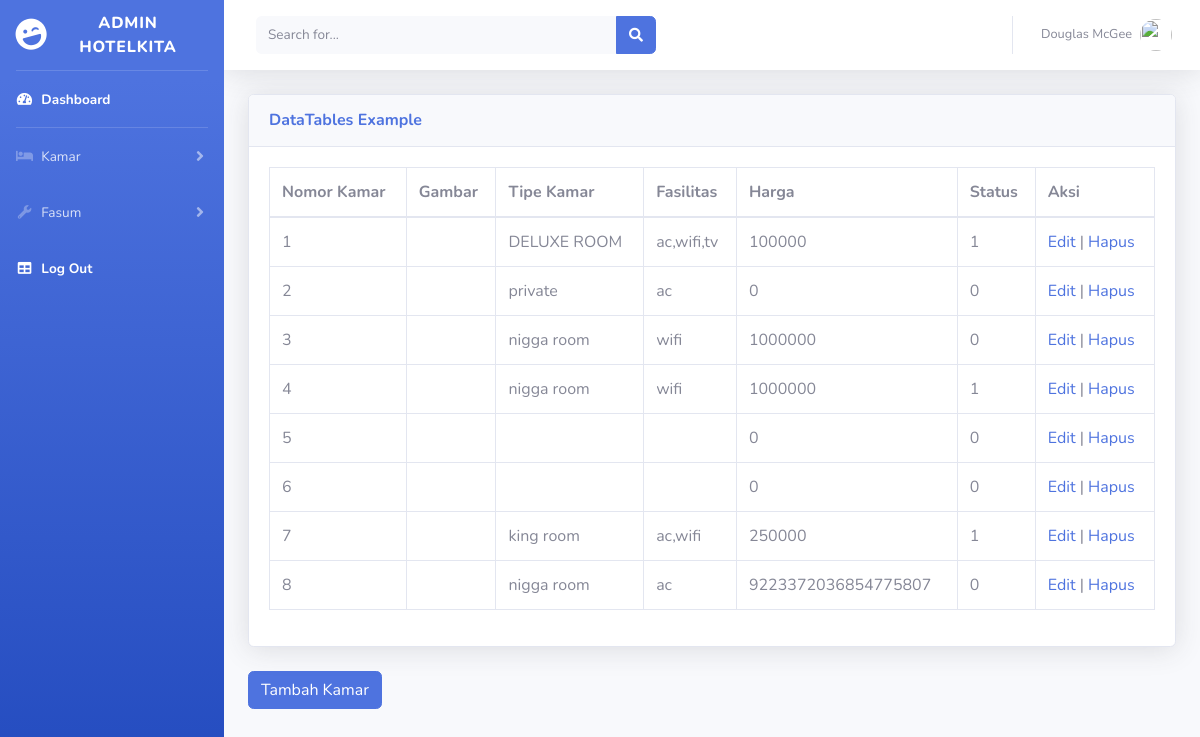
Page /admin.php?page=daftar-kamar (signed in) on the committed database.
### tables this page shows
CREATE TABLE `kamar` (
  `id_kamar` int(11) NOT NULL,
  `tipe_kamar` varchar(255) NOT NULL,
  `no_kamar` char(5) NOT NULL,
  `harga_kamar` bigint(15) NOT NULL,
  `fasilitas_kamar` text NOT NULL,
  `status_kamar` int(2) NOT NULL
);

### function.php (called while the page is built, shortened)
<?php
$conn = mysqli_connect('localhost' , 'root' , '' , 'perhotelan');
function query($query) {
    global $conn;
    $result = mysqli_query($conn,$query);
    $rows = [];
    while( $row = mysqli_fetch_assoc($result) ){
        $rows[] = $row;
    };
    return $rows;
};
?>

### daftar-kamar.php (the view, shortened to what this page needs)
<div class="card shadow mb-4">
    <div class="card-header py-3">
        <h6 class="m-0 font-weight-bold text-primary">DataTables Example</h6>
    </div>
    <div class="card-body">
        <div class="table-responsive">
            <table class="table table-bordered" id="dataTable" width="100%" cellspacing="0">
                <thead>
                    <tr>
                        <th>Nomor Kamar</th>
                        <th>Gambar</th>
                        <th>Tipe Kamar</th>
                        <th>Fasilitas</th>
                        <th>Harga</th>
                        <th>Status</th>
                        <th>Aksi</th>
                    </tr>
                </thead>
                <tbody>
                    <?php $i = 1; ?>
                    <?php foreach ($admins as $row) : ?>
                        <tr>
                            <td><?= $i; ?></td>
                            <td><img src="img/<?= $row["gambar"]; ?>" alt="<?= $row["gambar"]; ?>" width="150"></td>
                            <td><?= $row["tipe_kamar"]; ?></td>
                            <td><?= $row["fasilitas_kamar"]; ?></td>
                            <td><?= $row["harga_kamar"]; ?></td>
                            <td><?= $row["status_kamar"]; ?></td>
                            <td>
                                <a class="text-decoration-none" href="?page=edit-kamar&id=<?= $row["id_kamar"]; ?>">Edit</a> |
                                <a class="text-decoration-none" href="hapus.php?id=<?= $row["id_kamar"]; ?>" onclick="return confirm('yakin?')">Hapus</a>
                            </td>
                        </tr>
                        <?php $i++; ?>
                    <?php endforeach; ?>
                </tbody>
            </table>
        </div>
    </div>
</div>
<a class="btn btn-primary" href="?page=tambah-kamar">Tambah Kamar</a>

### admin.php (shortened to what this page needs)
<?php
include "function.php";
$admins = query("SELECT * FROM kamar");
?>
<!DOCTYPE html>
<html lang="en">
<head>
    <link href="vendor/fontawesome-free/css/all.min.css" rel="stylesheet" type="text/css">
    <link href="css/sb-admin-2.min.css" rel="stylesheet">
    <link href="vendor/datatables/dataTables.bootstrap4.min.css" rel="stylesheet">
</head>
<body id="page-top">
    <div id="wrapper">
            <?php include("sidebar.php") ?>
        <div id="content-wrapper" class="d-flex flex-column">
            <div id="content">
                <?php include("topbar.php") ?>
                <div class="container-fluid">
                <?php
                    if (isset($_GET["page"])) {
                        $page = $_GET["page"];
                        switch ($page) {
                            case 'daftar-kamar':
                                include 'daftar-kamar.php';
                                break;
                        }
                    } else {
                        include 'homescreen.php';
                    }
                ?>
                </div>
            </div>
        </div>
    </div>
</body>
</html>

### sidebar.php (shortened to what this page needs)
<ul class="navbar-nav bg-gradient-primary sidebar sidebar-dark accordion" id="accordionSidebar">
    <a class="sidebar-brand d-flex align-items-center justify-content-center" href="index.html">
        <div class="sidebar-brand-icon rotate-n-15">
            <i class="fas fa-laugh-wink"></i>
        </div>
        <div class="sidebar-brand-text mx-3"> Admin HotelKita <sup></sup></div>
    </a>
    <hr class="sidebar-divider my-0">
    <li class="nav-item active">
        <a class="nav-link" href="admin.php">
            <i class="fas fa-fw fa-tachometer-alt"></i>
            <span>Dashboard</span></a>
    </li>
    <hr class="sidebar-divider my-0">
    <li class="nav-item">
        <a class="nav-link collapsed" href="#" data-toggle="collapse" data-target="#collapsePages" aria-expanded="true" aria-controls="collapsePages">
            <i class="fas fa-solid fa-bed"></i>
            <span>Kamar</span>
        </a>
    </li>
    <li class="nav-item">
        <a class="nav-link collapsed" href="#" data-toggle="collapse" data-target="#collapseUtilities" aria-expanded="true" aria-controls="collapseUtilities">
            <i class="fas fa-fw fa-wrench"></i>
            <span>Fasum</span>
        </a>
    </li>
    <li class="nav-item active">
        <a class="nav-link" href="logout.php">
            <i class="fas fa-fw fa-table"></i>
            <span>Log Out</span>
        </a>
    </li>
</ul>

### topbar.php (shortened to what this page needs)
<nav class="navbar navbar-expand navbar-light bg-white topbar mb-4 static-top shadow">
    <form class="d-none d-sm-inline-block form-inline mr-auto ml-md-3 my-2 my-md-0 mw-100 navbar-search">
        <div class="input-group">
            <input type="text" class="form-control bg-light border-0 small" placeholder="Search for..." aria-label="Search" aria-describedby="basic-addon2">
            <div class="input-group-append">
                <button class="btn btn-primary" type="button">
                    <i class="fas fa-search fa-sm"></i>
                </button>
            </div>
        </div>
    </form>
    <ul class="navbar-nav ml-auto">
        <li class="nav-item dropdown no-arrow">
            <a class="nav-link dropdown-toggle" href="#" id="userDropdown" role="button" data-toggle="dropdown" aria-haspopup="true" aria-expanded="false">
                <span class="mr-2 d-none d-lg-inline text-gray-600 small">Douglas McGee</span>
                <img class="img-profile rounded-circle" src="img/undraw_profile.svg">
            </a>
        </li>
    </ul>
</nav>

### rows in the picture
kamar: tipe_kamar "DELUXE ROOM", fasilitas_kamar "ac,wifi,tv", harga_kamar "100000", status_kamar "1"
kamar: tipe_kamar "private", fasilitas_kamar "ac", harga_kamar "0", status_kamar "0"
kamar: tipe_kamar "nigga room", fasilitas_kamar "wifi", harga_kamar "1000000", status_kamar "0"
kamar: tipe_kamar "nigga room", fasilitas_kamar "wifi", harga_kamar "1000000", status_kamar "1"
kamar: harga_kamar "0", status_kamar "0"
kamar: harga_kamar "0", status_kamar "0"
kamar: tipe_kamar "king room", fasilitas_kamar "ac,wifi", harga_kamar "250000", status_kamar "1"
kamar: tipe_kamar "nigga room", fasilitas_kamar "ac", harga_kamar "9223372036854775807", status_kamar "0"
